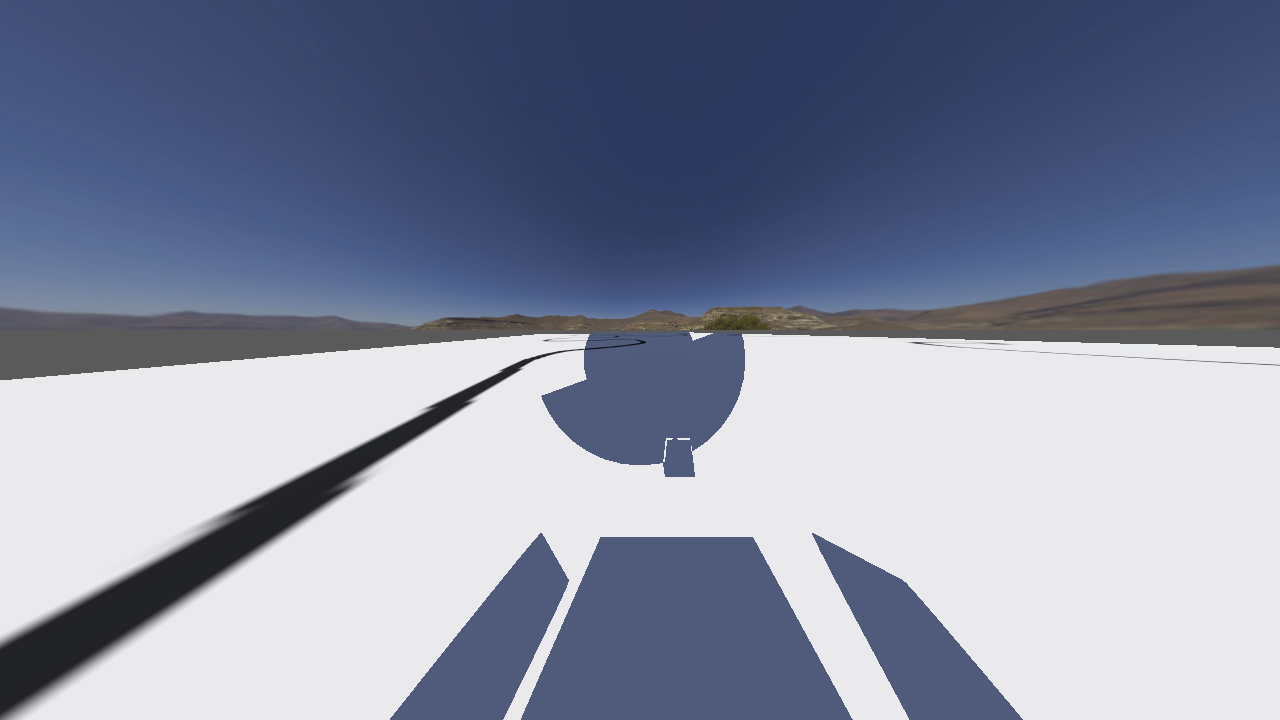
#> input picture images/c0m0img.png, 1280 x 720 px
$ jupyter execute --allow-errors track_recognition.ipynb   (shell and % lines are left out)
#> lines starting #> are read from the running program, lines starting #| are printed output that depends on the picture; after the words box and inside, x2 and y2 are one past the last pixel; in counts of white or black regions, pixels touching at a corner belong together; long printed decimals are rounded
### controllers/track_recognition.py
import numpy as np
import cv2


def extract_track(img):
    img = cv2.cvtColor(img, cv2.COLOR_RGB2GRAY)
    # resize image
    img = cv2.resize(img, (0, 0), fx=0.2, fy=0.2)
    # convert to 8-bit if it's not 8-bit yet
    if 0 <= np.min(img) <= 1 and 0 <= np.max(img) <= 1:
        img *= 255
    img = img.astype(np.uint8)
    # binary threshold
    img = cv2.threshold(img, 50, 255, cv2.THRESH_BINARY)[1]
    img = cv2.bitwise_not(img)

    # connected components
    _, object_labels = cv2.connectedComponents(img)

    # remove non-bottom row components
    bottom_row = object_labels[-1]
    bottom_labels = np.unique(bottom_row)
    object_labels = np.where(np.isin(object_labels, bottom_labels), object_labels, 0)
    object_labels = np.where(object_labels > 0, 1, 0).astype(np.uint8)

    return object_labels


def process_track_into_line(processed_image):
    rotated_image = cv2.rotate(processed_image, cv2.ROTATE_90_CLOCKWISE)
    if rotated_image is None:
        return 0, 0
    # linear regression
    y, x = np.where(rotated_image > 0)
    A = np.vstack([x, np.ones(len(x))]).T
    m, c = np.linalg.lstsq(A, y, rcond=None)[0]

    if abs(m) > 1:
        # save rotated image for debugging
        cv2.imwrite(f"debug_imgs/processed_image_{m:.2f}_{c:.2f}.png", rotated_image * 255)

    return m, c


def get_track_properties(m, c, track_image_shape):
    if m == 0 and c == 0:
        return 0, 0
    if abs(m) > 1:
        m = np.sign(m)
    track_direction = m
    track_offset_from_the_middle = (c / track_image_shape[1] - 0.5) * 2
    return track_direction, track_offset_from_the_middle


def get_track_line_coordinates(
    track_direction, track_offset_from_the_middle, track_image_shape
):
    track_start_coordinates = (
        track_image_shape[0] - 1,
        (track_offset_from_the_middle + 1) / 2 * track_image_shape[1],
    )
    track_end_coordinates = (
        track_image_shape[0] // 2,
        track_start_coordinates[1] + track_direction * track_image_shape[0] // 2,
    )
    return track_start_coordinates, track_end_coordinates


# [23 lines left out: function simulate_camera_view, not called in this run]

### track_recognition.ipynb
[cell 1]
import numpy as np
import matplotlib.pyplot as plt
import cv2

[cell 2]
from controllers.track_recognition import *

image = plt.imread("images/c0m0img.png")
#> image is the input picture: shape (720, 1280, 4) float32; mean R, G, B, A 0.519, 0.546, 0.634, 1
plt.imshow(image)
plt.show()
# image = np.array(image * 255, dtype=np.uint8)
print(image[-1, 0])
#| [0.3961 0.4        0.4118  1.        ]

track = extract_track(image)
#> in extract_track, `img = cv2.cvtColor(img, cv2.COLOR_RGB2GRAY)`:
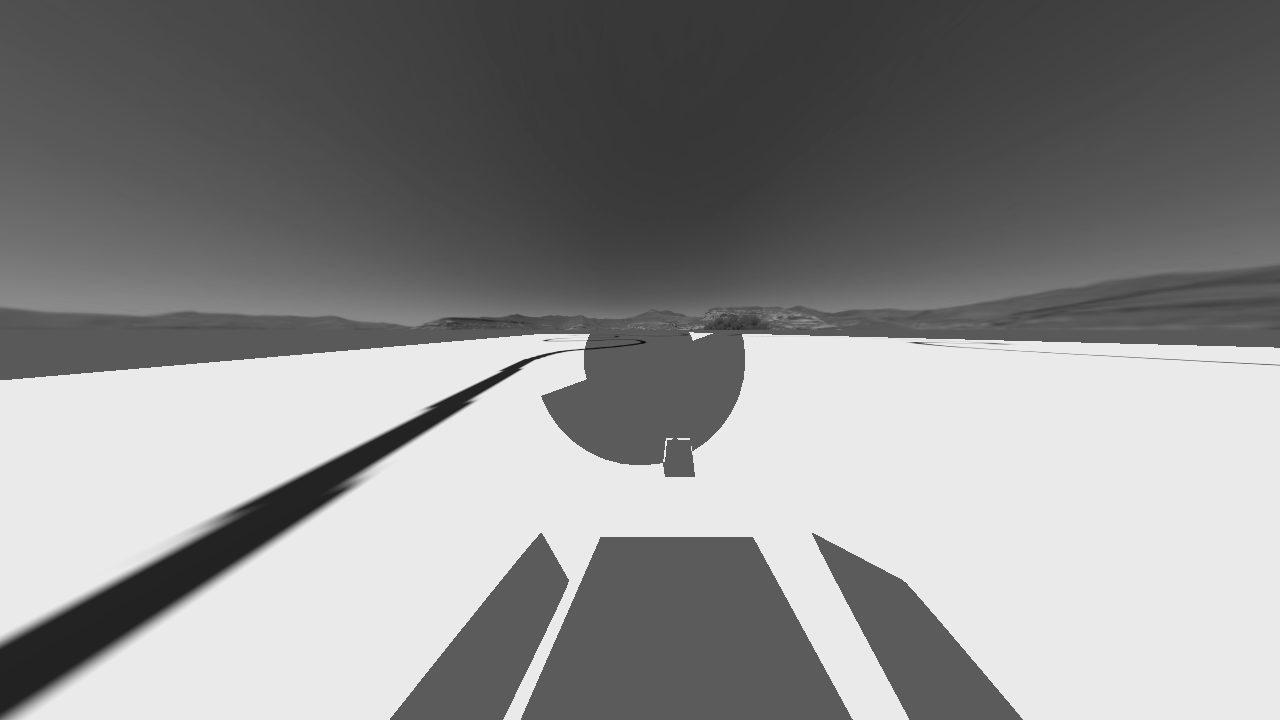
#> img: shape (720, 1280) float32; min 0.0643, max 0.921, mean 0.55
#> in extract_track, `img = cv2.threshold(img, 50, 255, cv2.THRESH_BINARY)[1]`:
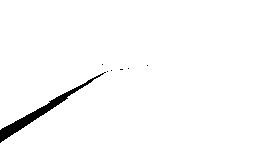
#> img: shape (144, 256); 97.9% white; 7 black regions (6 under 20 px), largest, box (x1, y1, x2, y2) and area: (0, 72, 106, 143) 783
#> in extract_track, `_, object_labels = cv2.connectedComponents(img)`:
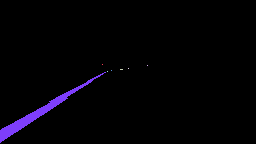
#> object_labels: shape (144, 256) int32; 8 distinct labels, from 0 to 7; one colour per label, 0 black
#> in extract_track, `bottom_row = object_labels[-1]`: bottom_row = 256 values from 0 to 0
#> in extract_track, `bottom_labels = np.unique(bottom_row)`: bottom_labels = [0]
#> in extract_track, `object_labels = np.where(np.isin(object_labels, bottom_labels), object..`: object_labels: shape (144, 256) int32; every value is 0
#> in extract_track, `object_labels = np.where(object_labels > 0, 1, 0).astype(np.uint8)`: object_labels: shape (144, 256); every value is 0
plt.imshow(track, cmap='grey')
plt.show()
print(np.unique(track))
#| [0]
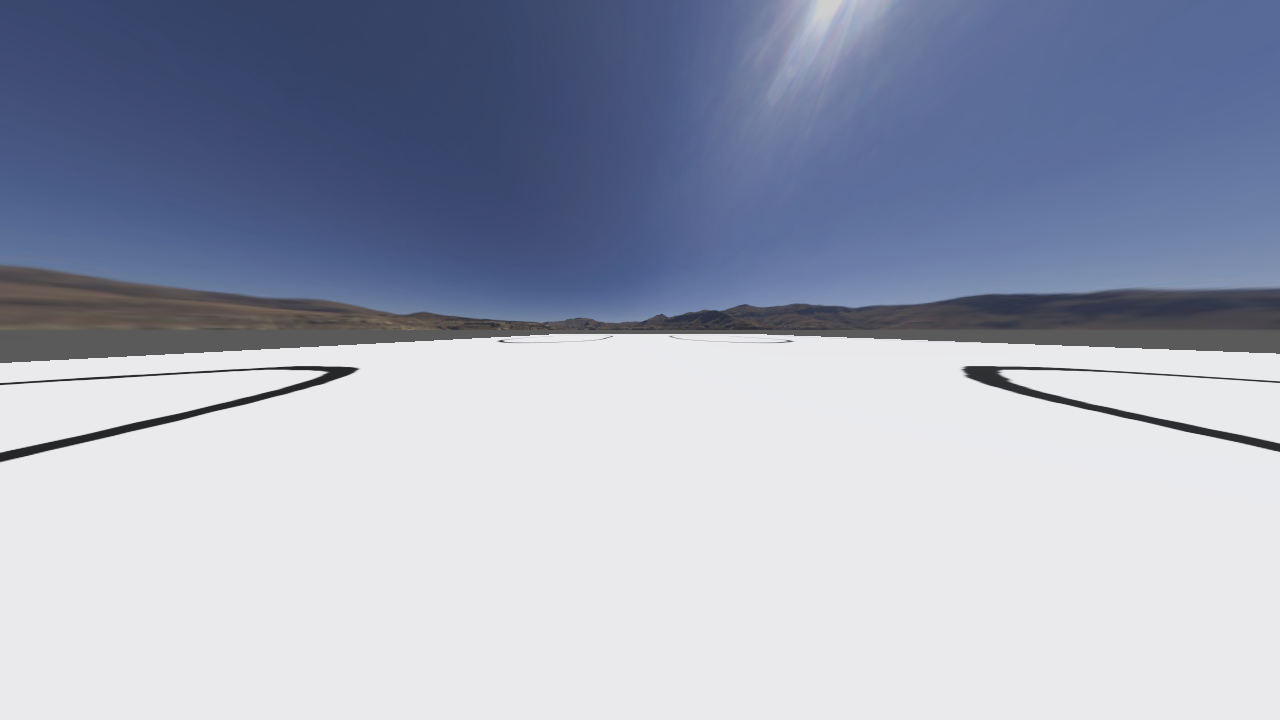
#> input picture images/bottom_row_no_labels.png, 1280 x 720 px
#> further down, image is the input picture: shape (720, 1280, 4) float32; mean R, G, B, A 0.628, 0.654, 0.731, 1

[cell 3]
from controllers.track_recognition import *

images = [
    'images/bottom_row_no_labels.png',
    'images/ss_0.png',
    'images/ss_1.png',
    'images/ss_2.png',
    'images/ss_3.png',
    'images/ss_4.png',
    'images/ss_5.png',
    'images/ss_6.png',
    'images/ss_7.png',
]
# image = plt.imread('images/ss_5056.png')
# image = plt.imread('images/bottom_row_no_labels.png')
#> (the rest of this cell did not finish here and is left out)

#> in extract_track (call 2), `img = cv2.cvtColor(img, cv2.COLOR_RGB2GRAY)`:
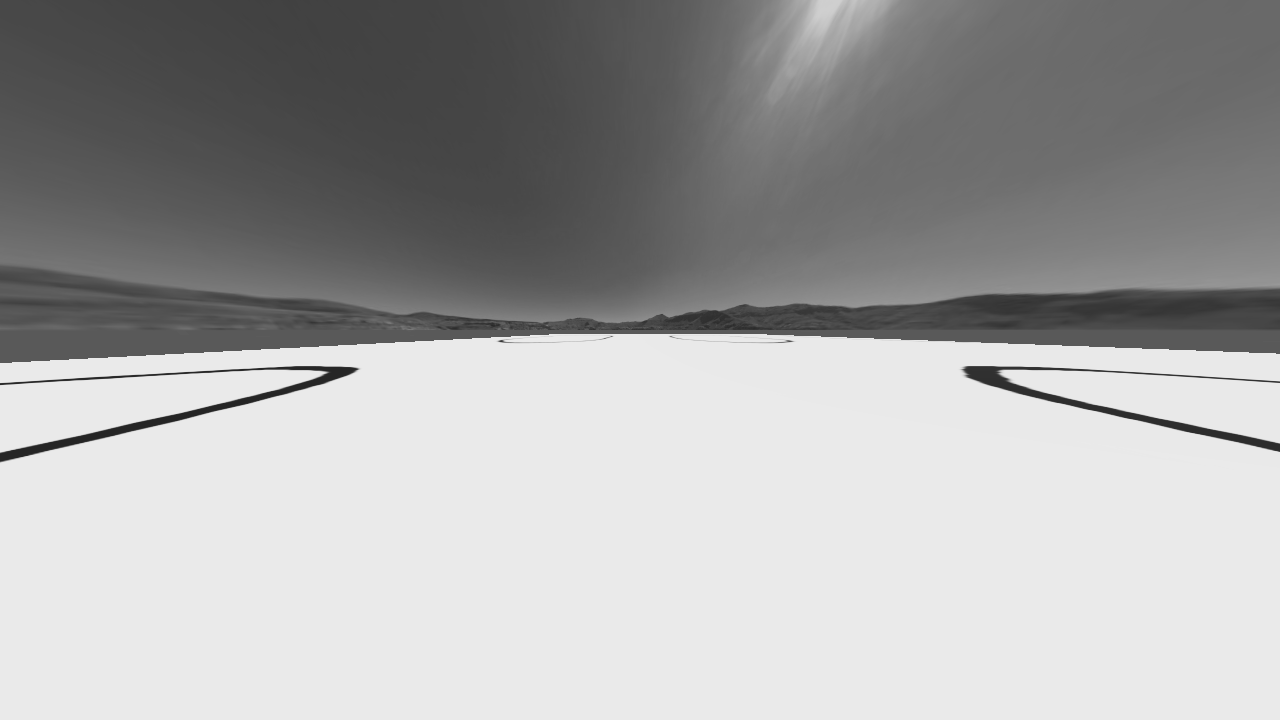
#> img: shape (720, 1280) float32; min 0.146, max 0.919, mean 0.656
#> in extract_track (call 2), `img = cv2.threshold(img, 50, 255, cv2.THRESH_BINARY)[1]`:
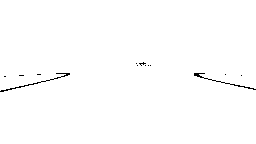
#> img: shape (144, 256); 99.4% white; black in thin lines or dots, all inside (x1, y1, x2, y2) = (0, 62, 256, 92)
#> in extract_track (call 2), `_, object_labels = cv2.connectedComponents(img)`:
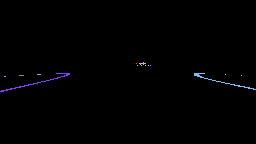
#> object_labels: shape (144, 256) int32; 14 distinct labels, from 0 to 13; one colour per label, 0 black
    m, c = process_track_into_line(track)
#> in process_track_into_line, `rotated_image = cv2.rotate(processed_image, cv2.ROTATE_90_CLOCKWISE)`: rotated_image: shape (256, 144); every value is 0
#> in process_track_into_line, `y, x = np.where(rotated_image > 0)`: y = empty array
#> in process_track_into_line, `m, c = np.linalg.lstsq(A, y, rcond=None)[0]`: m = 0
    track_direction, track_offset_from_the_middle = get_track_properties(m, c, track.shape)
#| m: 0.00, c: 0.00
#| Track direction: 0.00, track offset from the middle: 0.00
    print(f"Image name: {image_name}")
    print(f"m: {m:.2f}, c: {c:.2f}")
    print(f"Track direction: {track_direction:.2f}, track offset from the middle: {track_offset_from_the_middle:.2f}")

    # Display the image and the track
    track_start_coordinates, track_end_coordinates = get_track_line_coordinates(track_direction, track_offset_from_the_middle, track.shape)
#> in get_track_line_coordinates, `track_start_coordinates = ( track_image_shape[0] - 1, (track_offset_fr..`: track_start_coordinates = (143, 128)
#> in get_track_line_coordinates, `track_end_coordinates = ( track_image_shape[0] // 2, track_start_coord..`: track_end_coordinates = (72, 128)
#> `track_start_coordinates, track_end_coordinates = get_track_line_coordi..`: track_start_coordinates = (143, 128); track_end_coordinates = (72, 128)
#| Track start coordinates: (143, 128.0), track end coordinates: (72, 128.0)
#> `plt.show()`:
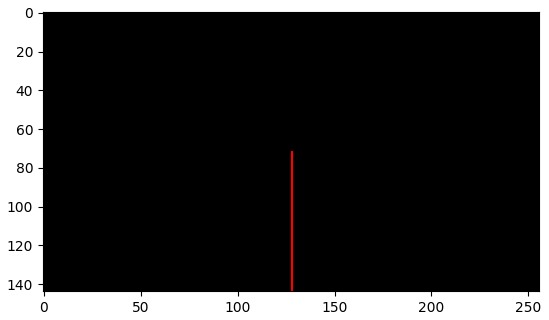
#> figure drawn by matplotlib, 1 panel
#> pass 2 of the loop `for image_name in images:`:
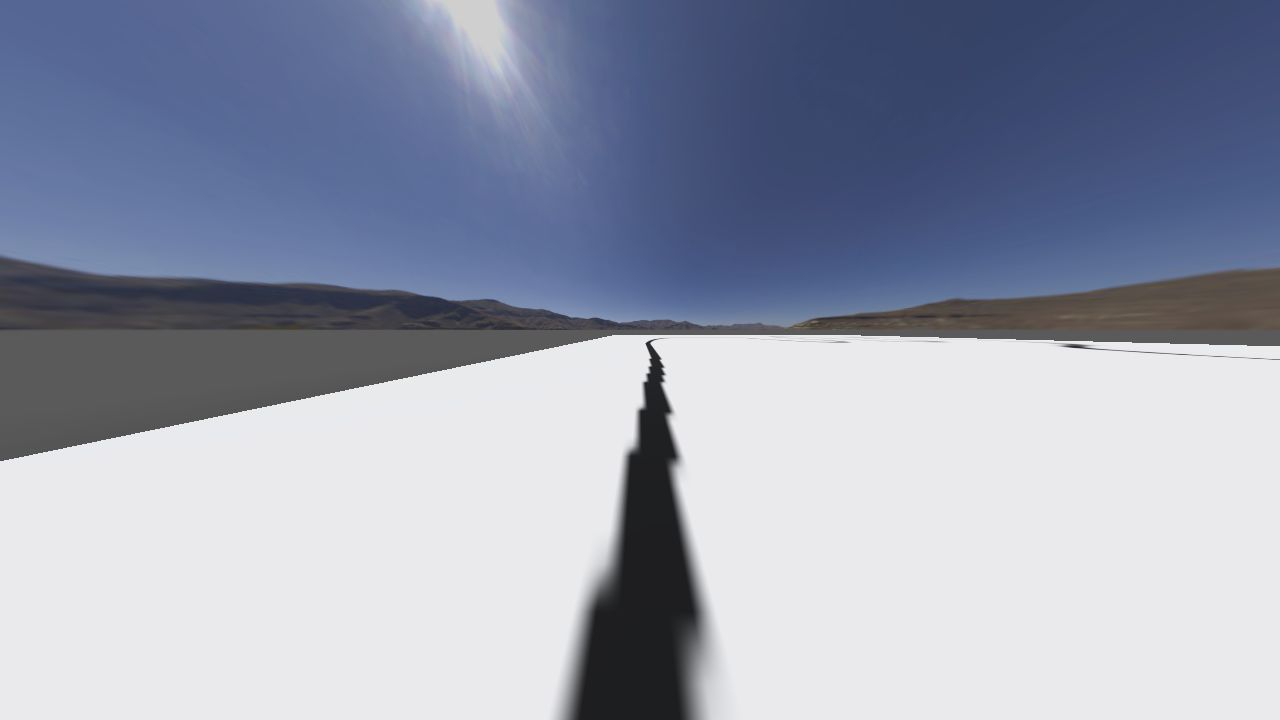
#> input picture images/ss_0.png, 1280 x 720 px
#> image is the input picture: shape (720, 1280, 4) float32; mean R, G, B, A 0.591, 0.616, 0.692, 1
#> in extract_track (call 3), `img = cv2.threshold(img, 50, 255, cv2.THRESH_BINARY)[1]`:
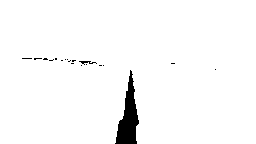
#> img: shape (144, 256); 97.4% white; 19 black regions (17 under 20 px), largest, box (x1, y1, x2, y2) and area: (115, 70, 139, 144) 876, (79, 61, 97, 65) 32
#> bottom_row = 256 values, max 19 at index 115, min 0 at index 0, mean 1.63
#> bottom_labels = [0, 19]
#> rotated_image: shape (256, 144); values 0 (black) and 1 (white), 2.4% white; 1 white region, box (x1, y1, x2, y2) and area: (0, 115, 74, 139) 876
#> `m, c = process_track_into_line(track)`: m = 0.0913; c = 125.8
#> `track_direction, track_offset_from_the_middle = get_track_properties(m..`: track_direction = 0.0913; track_offset_from_the_middle = -0.017
#| m: 0.09, c: 125.83
#| Track direction: 0.09, track offset from the middle: -0.02
#> `track_start_coordinates, track_end_coordinates = get_track_line_coordi..`: track_start_coordinates = (143, 125.8); track_end_coordinates = (72, 131.8)
#| Track start coordinates: (143, 125.825), track end coordinates: (72, 131.825)
#> `plt.show()`:
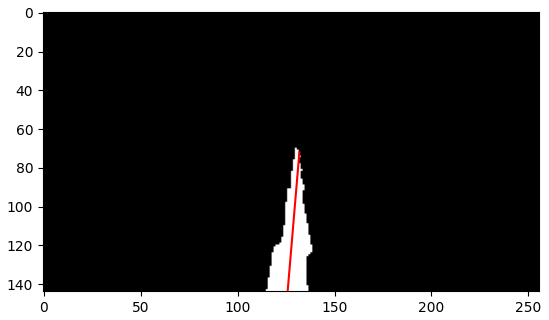
#> figure drawn by matplotlib, 1 panel
#> pass 3 of the loop `for image_name in images:`:
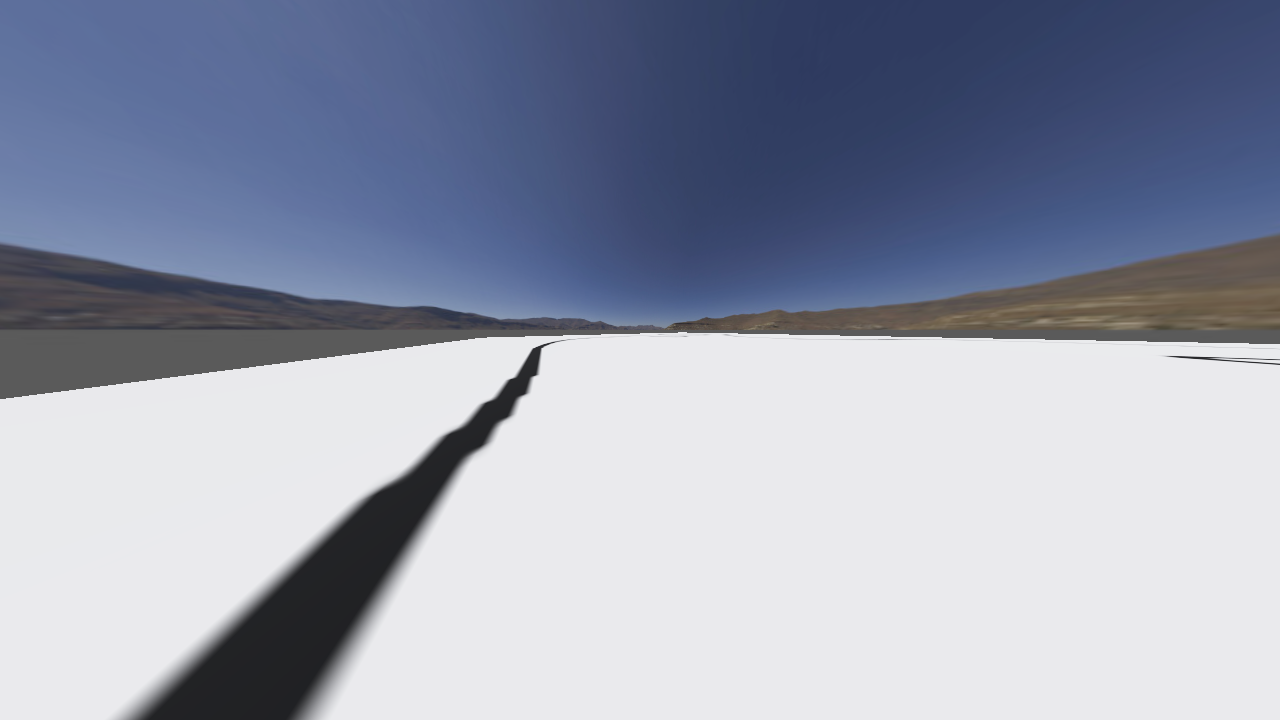
#> input picture images/ss_1.png, 1280 x 720 px
#> image is the input picture: shape (720, 1280, 4) float32; mean R, G, B, A 0.589, 0.614, 0.689, 1
#> in extract_track (call 4), `img = cv2.threshold(img, 50, 255, cv2.THRESH_BINARY)[1]`:
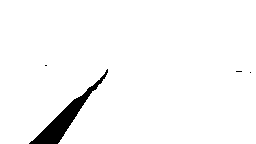
#> img: shape (144, 256); 97% white; 4 black regions (3 under 20 px), largest, box (x1, y1, x2, y2) and area: (29, 69, 108, 144) 1101
#> bottom_row = 256 values, max 2 at index 29, min 0 at index 0, mean 0.227
#> bottom_labels = [0, 2]
#> rotated_image: shape (256, 144); values 0 (black) and 1 (white), 3% white; 1 white region, box (x1, y1, x2, y2) and area: (0, 29, 75, 108) 1101
#> `m, c = process_track_into_line(track)`: m = 0.874; c = 42.85
#> `track_direction, track_offset_from_the_middle = get_track_properties(m..`: track_direction = 0.874; track_offset_from_the_middle = -0.665
#| m: 0.87, c: 42.85
#| Track direction: 0.87, track offset from the middle: -0.67
#> `track_start_coordinates, track_end_coordinates = get_track_line_coordi..`: track_start_coordinates = (143, 42.85); track_end_coordinates = (72, 104.8)
#| Track start coordinates: (143, 42.848), track end coordinates: (72, 104.848)
#> `plt.show()`:
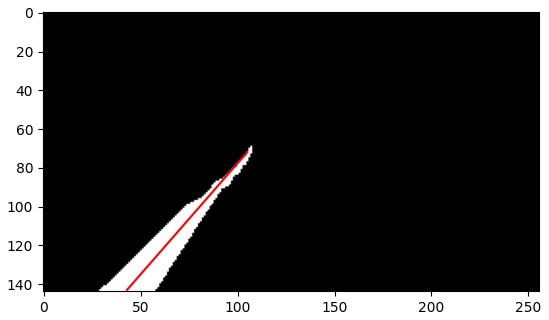
#> figure drawn by matplotlib, 1 panel
    print(f"Track start coordinates: {track_start_coordinates}, track end coordinates: {track_end_coordinates}")

    plt.figure()
    plt.plot([track_start_coordinates[1], track_end_coordinates[1]], [track_start_coordinates[0], track_end_coordinates[0]], 'r-')
    plt.imshow(track, cmap='gray')
    plt.show()
